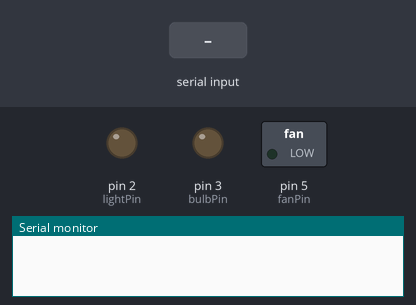
The sketch below on a simulated Arduino Uno, built with avr-gcc and run on an emulated ATmega328P. On the bench: switched loads named in the sketch (green lamp = pin HIGH), output pins drawn as LEDs (lit = HIGH), the last lines printed to the serial monitor. The inputs (shaded band) are chosen by the test bench.

Above: at 1.2 s.
1.3 s: "A" received over Serial
At 2.4 s:
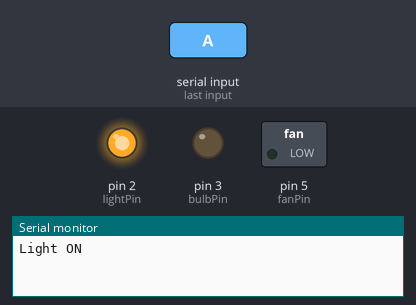
2.8 s: "B" received over Serial
At 3.6 s:
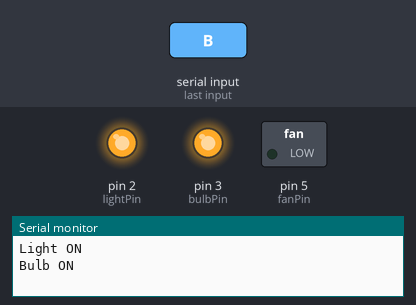
4.3 s: "a" received over Serial
At 4.7 s:
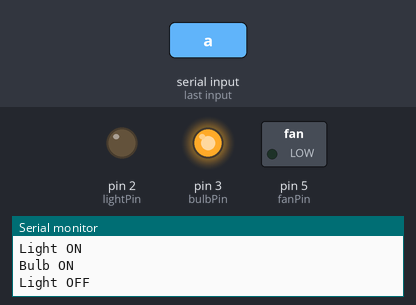
5.8 s: "C" received over Serial
At 7.0 s:
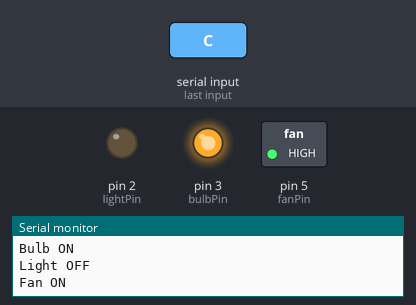
7.3 s: "b" received over Serial
At 8.2 s:
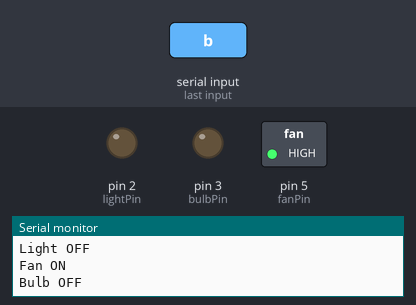
8.8 s: "A" received over Serial
At 9.3 s:
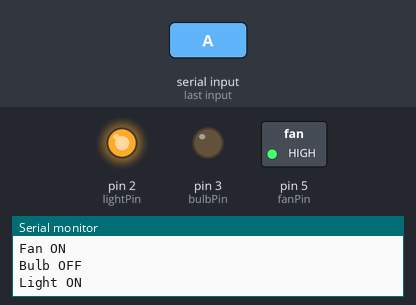
Timing chart, 0 to 11.3 s (numbered marks = the images above; inputs shaded):
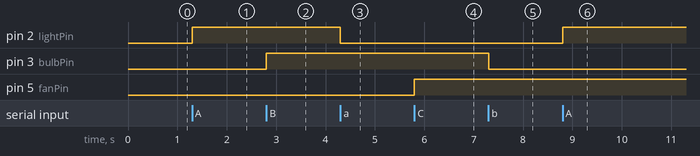

The sketch:

home_automation1.ino
```cpp
int lightPin = 2;
int bulbPin = 3;
int fanPin = 5;
char command;

void setup() {
  pinMode(lightPin, OUTPUT);
  pinMode(bulbPin, OUTPUT);
  pinMode(fanPin, OUTPUT);
  Serial.begin(9600);
}

void loop() {
  if (Serial.available()) {
    command = Serial.read();

    switch(command) {
      case 'A': digitalWrite(lightPin, HIGH); Serial.println("Light ON"); break;
      case 'a': digitalWrite(lightPin, LOW); Serial.println("Light OFF"); break;

      case 'B': digitalWrite(bulbPin, HIGH); Serial.println("Bulb ON"); break;
      case 'b': digitalWrite(bulbPin, LOW); Serial.println("Bulb OFF"); break;

      case 'C': digitalWrite(fanPin, HIGH); Serial.println("Fan ON"); break;
      case 'c': digitalWrite(fanPin, LOW); Serial.println("Fan OFF"); break;

      default: Serial.println("Invalid command"); break;
    }
  }
}
```

Measured:
- after the input at 1.3 s, pin 2 (lightPin): LOW → HIGH at once
- after the input at 2.8 s, pin 3 (bulbPin): LOW → HIGH at once
- after the input at 4.3 s, pin 2 (lightPin): HIGH → LOW at once
- after the input at 5.8 s, pin 5 (fanPin): LOW → HIGH at once
- after the input at 7.3 s, pin 3 (bulbPin): HIGH → LOW at once
- after the input at 8.8 s, pin 2 (lightPin): LOW → HIGH at once
